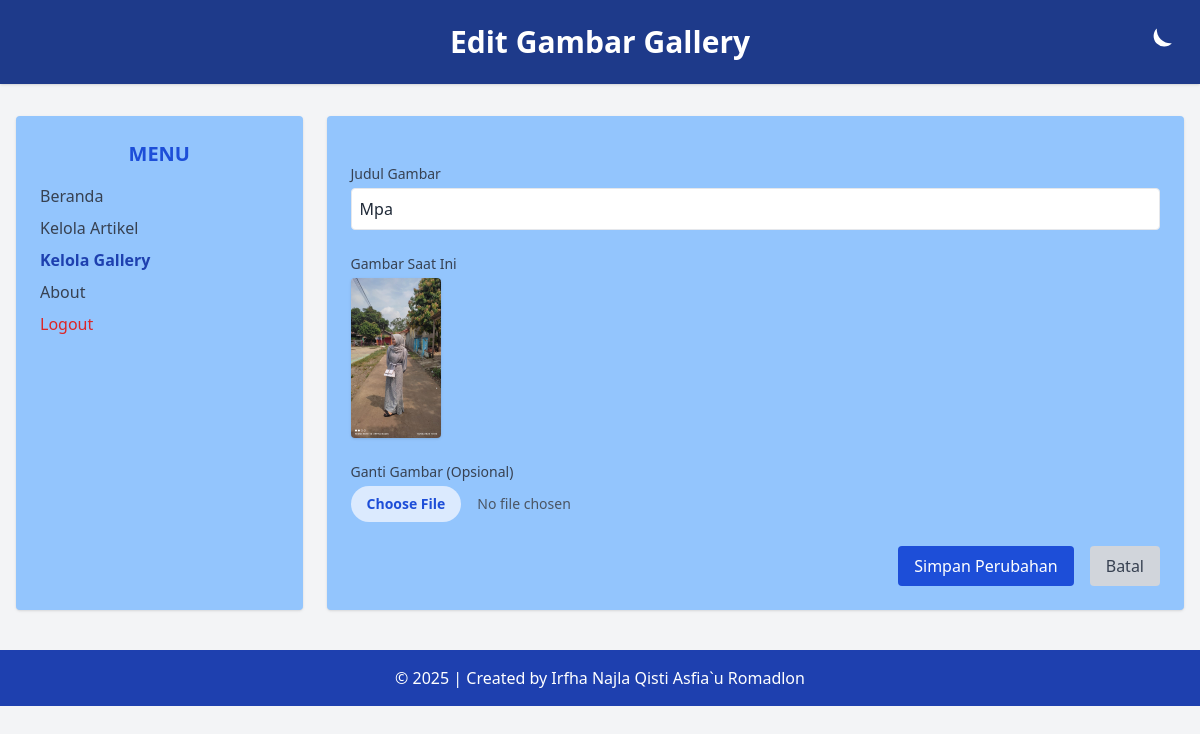
The page /admin/edit_gallery.php?id_gallery=9 (signed in) on the database its author committed.
### tables this page shows
CREATE TABLE `tbl_gallery` (
  `id_gallery` int(11) NOT NULL,
  `judul` varchar(100) NOT NULL,
  `foto` varchar(100) NOT NULL
);

### admin/edit_gallery.php (the view, shortened to what this page needs)
<?php
include('../koneksi.php');
$id = $_GET['id_gallery'];
$sql = "SELECT * FROM tbl_gallery WHERE id_gallery = '$id'";
$query = mysqli_query($db, $sql);
$data = mysqli_fetch_array($query);
?>
<!DOCTYPE html>
<html lang="en" class="transition-colors duration-300">
<head>
  <script src="https://cdn.tailwindcss.com"></script>
</head>
<body class="bg-gray-100 dark:bg-gray-900 text-gray-800 dark:text-gray-100 min-h-screen font-sans">
<header class="relative bg-blue-900 dark:bg-gray-800 text-white text-center py-6 shadow">
  <h1 class="text-3xl font-bold">Edit Gambar Gallery</h1>
  <button onclick="toggleDarkMode()" class="absolute right-6 top-6 hover:scale-110 transition" title="Toggle Theme">
    <svg id="icon-moon" xmlns="http://www.w3.org/2000/svg" class="w-9 h-9 fill-current" viewBox="0 0 24 24">
      <path d="M21 12.79A9 9 0 0111.21 3a7 7 0 1010 9.79z" />
    </svg>
  </button>
</header>
<div class="flex max-w-7xl mx-auto mt-8 px-4 gap-6">
  <aside class="w-1/4 bg-blue-300 dark:bg-gray-800 rounded shadow p-6">
    <h2 class="text-xl font-semibold text-blue-700 dark:text-blue-400 mb-4 text-center">MENU</h2>
    <ul class="space-y-2 text-gray-700 dark:text-gray-200">
      <li><a href="beranda_admin.php" class="block hover:text-blue-500">Beranda</a></li>
      <li><a href="data_artikel.php" class="block hover:text-blue-500">Kelola Artikel</a></li>
      <li><a href="data_gallery.php" class="block font-semibold text-blue-800 dark:text-blue-300">Kelola Gallery</a></li>
      <li><a href="about.php" class="block hover:text-blue-500">About</a></li>
      <li>
        <a href="logout.php" onclick="return confirm('Apakah anda yakin ingin keluar?');"
           class="block text-red-600 hover:underline font-medium">Logout</a>
      </li>
    </ul>
  </aside>
  <main class="w-3/4 bg-blue-300 dark:bg-gray-800 rounded shadow p-6">
    <form action="proses_edit_gallery.php" method="post" enctype="multipart/form-data" class="space-y-6">
      <div>
        <label for="judul" class="block text-sm font-medium text-gray-700 dark:text-gray-300 mb-1">Judul Gambar</label>
        <input type="text" id="judul" name="judul" required
               value="<?php echo htmlspecialchars($data['judul']); ?>"
               class="w-full p-2 border rounded focus:outline-none focus:ring focus:border-blue-500 bg-white dark:bg-gray-700 dark:text-white">
      </div>
      <div>
        <label class="block text-sm font-medium text-gray-700 dark:text-gray-300 mb-1">Gambar Saat Ini</label>
        <img src="../images/<?php echo $data['foto']; ?>" class="h-40 rounded shadow mb-3" alt="Foto Lama">
      </div>
      <div>
        <label for="foto" class="block text-sm font-medium text-gray-700 dark:text-gray-300 mb-1">Ganti Gambar (Opsional)</label>
        <input type="file" id="foto" name="foto" accept="image/*"
               class="block w-full text-sm text-gray-600 dark:text-gray-100 file:mr-4 file:py-2 file:px-4 file:rounded-full file:border-0 file:text-sm file:font-semibold file:bg-blue-100 file:text-blue-700 hover:file:bg-blue-200">
      </div>
      <div class="flex justify-end space-x-4">
        <button type="submit"
                class="bg-blue-700 text-white px-4 py-2 rounded hover:bg-blue-800 transition">Simpan Perubahan</button>
        <a href="data_gallery.php"
           class="bg-gray-300 dark:bg-gray-700 text-gray-700 dark:text-gray-100 px-4 py-2 rounded hover:bg-gray-400 dark:hover:bg-gray-600 transition">Batal</a>
      </div>
    </form>
  </main>
</div>
<footer class="bg-blue-800 dark:bg-gray-800 text-white text-center py-4 mt-10">
  &copy; <?php echo date('Y'); ?> | Created by Irfha Najla Qisti Asfia`u Romadlon
</footer>
</body>
</html>

### rows shown on the page
tbl_gallery: judul "Mpa", foto (picture)
